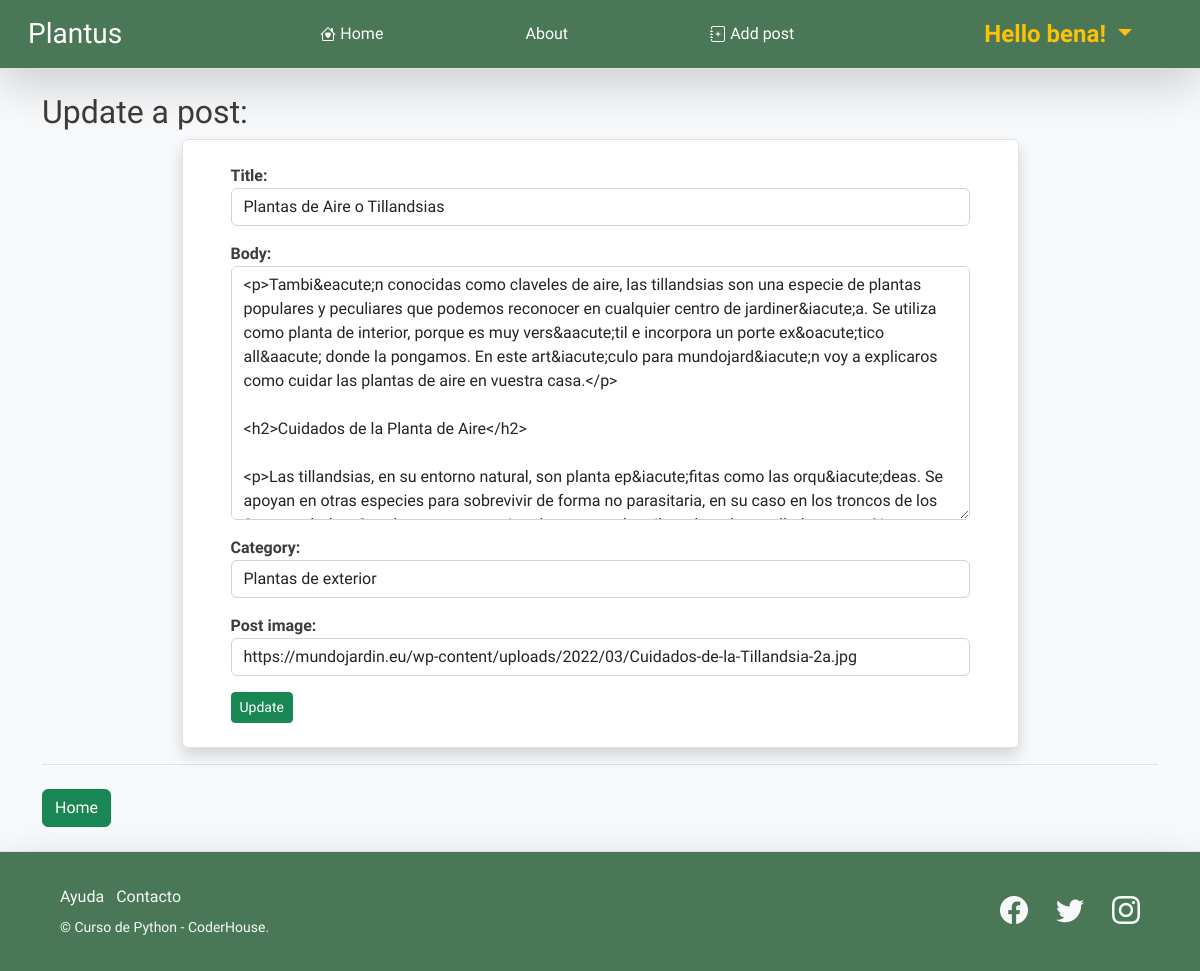
Page /post/update/17 (signed in) on the earlier database version.
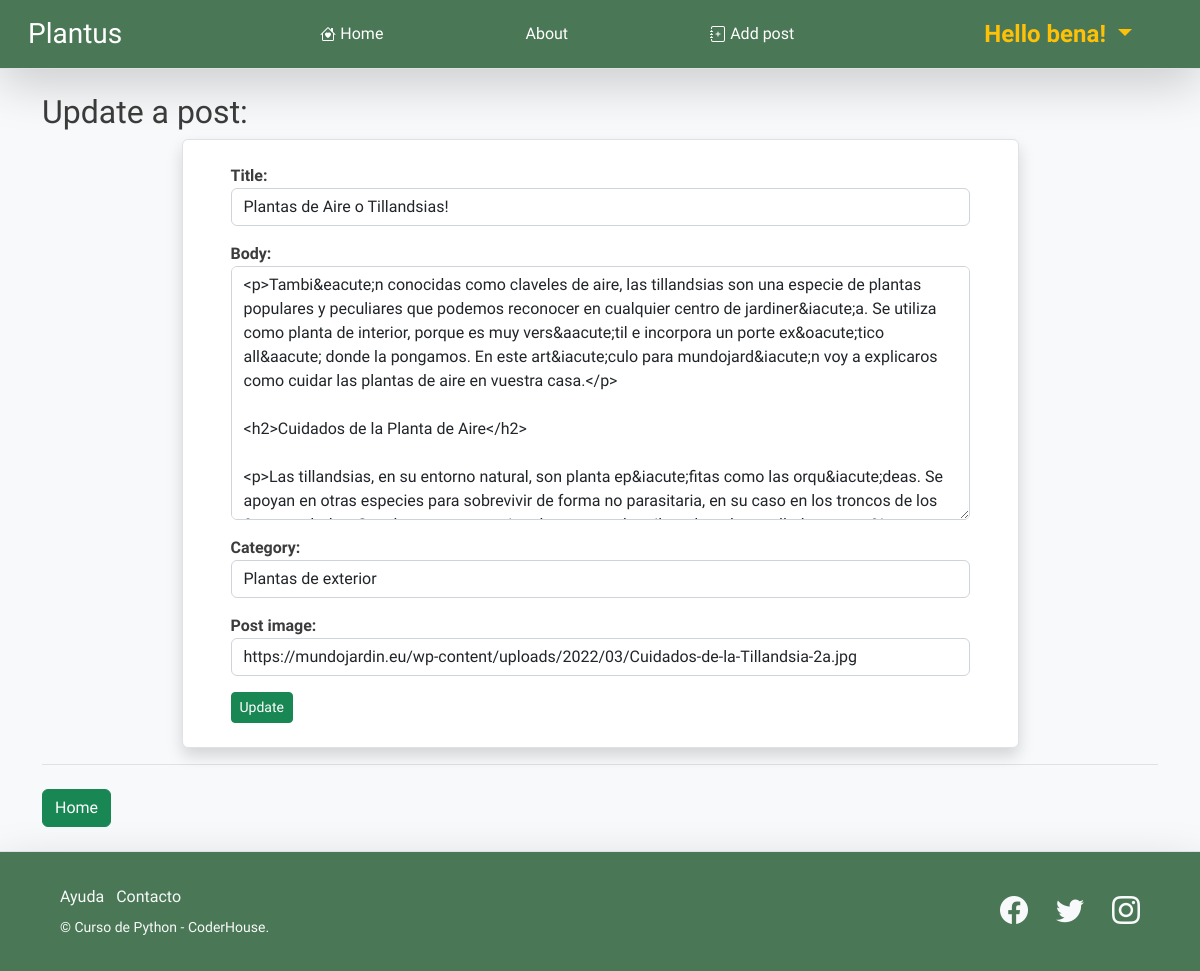
Same page on the later database version.
### blog/models.py (models this page shows, shortened)
class Post(models.Model):
    title       = models.CharField(max_length=255)
    author      = models.ForeignKey(User, on_delete = models.CASCADE)
    body        = RichTextField(blank = True, null = True)
    post_image  = models.URLField(max_length=250, default='https://dummyimage.com/600x400/e0e0e0/878787.png&text=img')
    post_date   = models.DateField(auto_now_add=True)
    category    = models.CharField(max_length=255)

### blog/views.py (the view)
# urls.py: path('post/update/<int:pk>', PostUpdateView.as_view(), name="post_update"),
class PostUpdateView (SuccessMessageMixin, UpdateView):
    model           = Post
    form_class      = PostFormUpdate
    template_name   = 'post_update.html'
    success_message = "Post update successfully!"

### blog/forms.py
class PostFormUpdate(forms.ModelForm):
    class Meta:
        model   = Post
        fields  = ('title', 'body', 'category','post_image')
        widgets = {
            'title': forms.TextInput(attrs={'class': 'form-control'}),
            'body': forms.Textarea(attrs={'class': 'form-control'}),
            'category': forms.Select(choices=categories, attrs={'class': 'form-control'}),
            'post_image': forms.URLInput(attrs={'class': 'form-control'})
        }

### blog/templates/post_update.html (shortened to what this page needs)
{% extends "base.html" %}
{% block blog_base %}
{% if user.is_authenticated and user.id == post.author.id%}
<div>
    <h2 class='mb-2'> Update a post: </h2>
    <div class='d-flex justify-content-center border-bottom pb-3'>
        <div class='border rounded shadow bg-white form-group w-75 px-5 py-4'>
            <form method="POST">
            {{ form.as_p }}
            <button class='btn btn-success btn-sm'> Update </button>
        </div>
    </div>
</div>
{% else %}
    <div class="alert alert-danger my-5" role="alert">
        <h2 class> You are not authorized to be here</h2>
    </div>
{% endif %}
<a class='btn btn-success btn- mt-4' href="{% url 'home' %}"> Home </a>
{% endblock blog_base %}

Differences in the rows shown:
changed Post "Plantas de exterior": title "Plantas de Aire o Tillandsias" → "Plantas de Aire o Tillandsias!"
